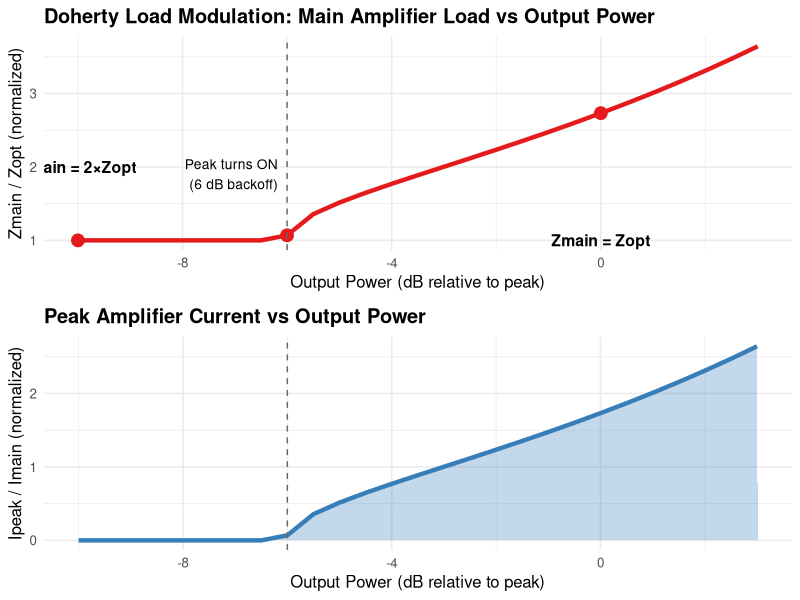
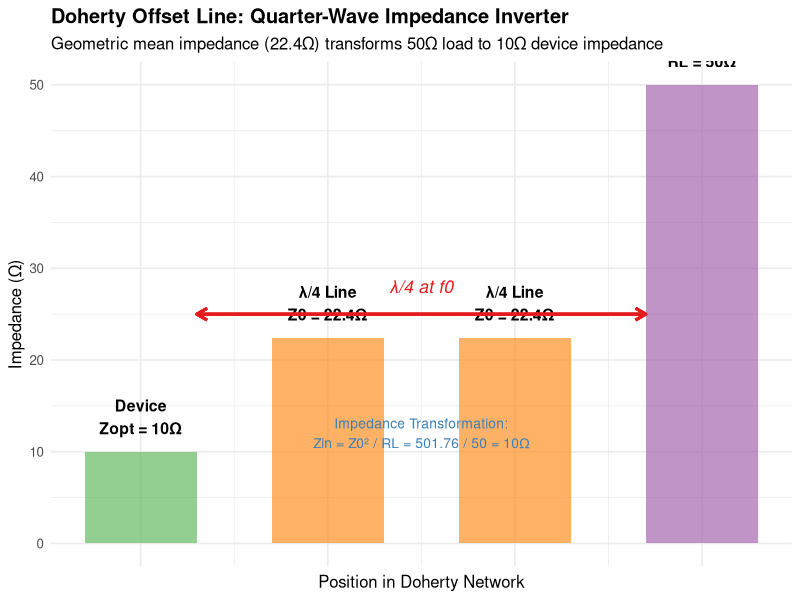
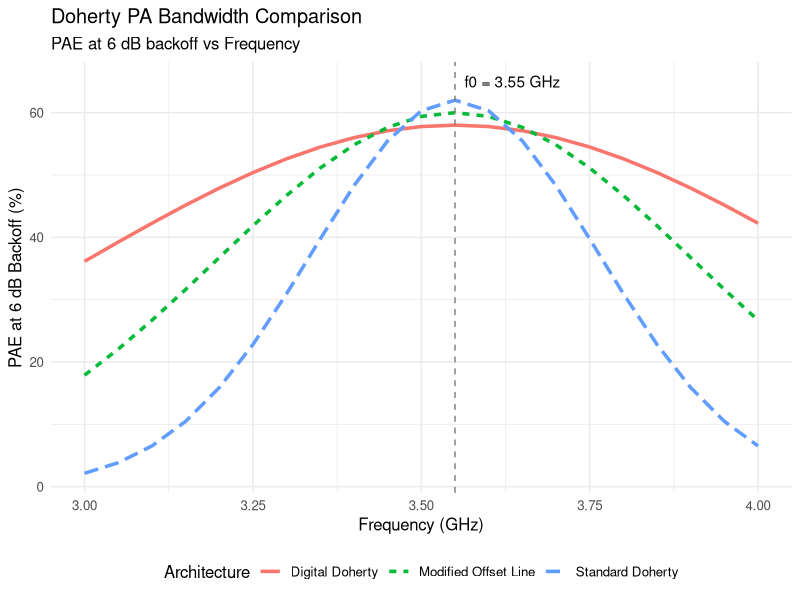
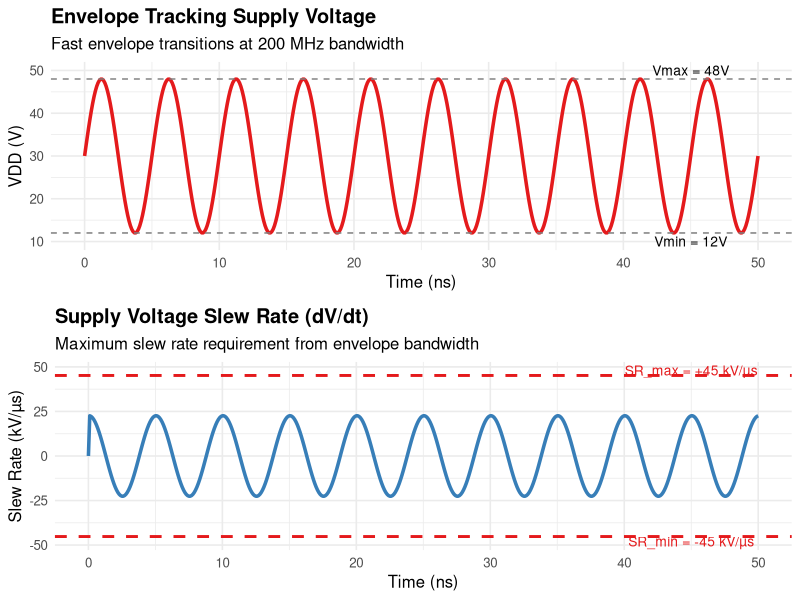
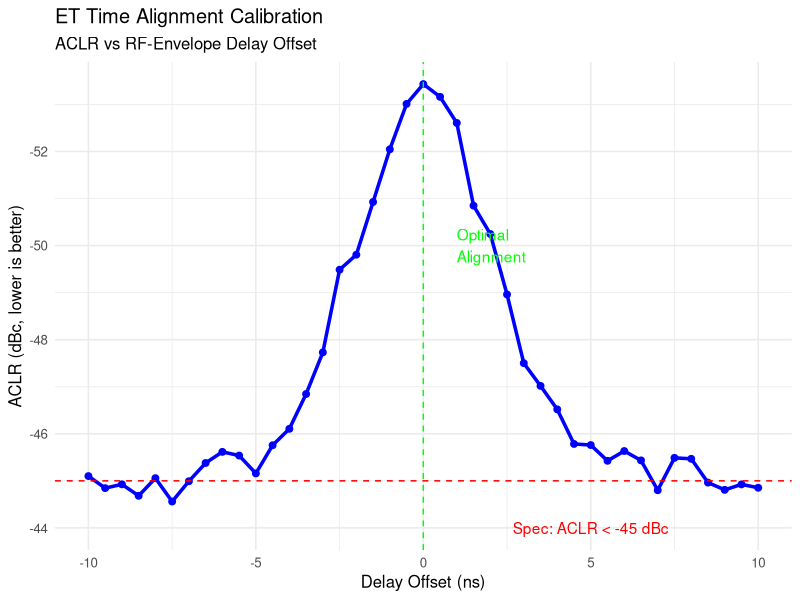
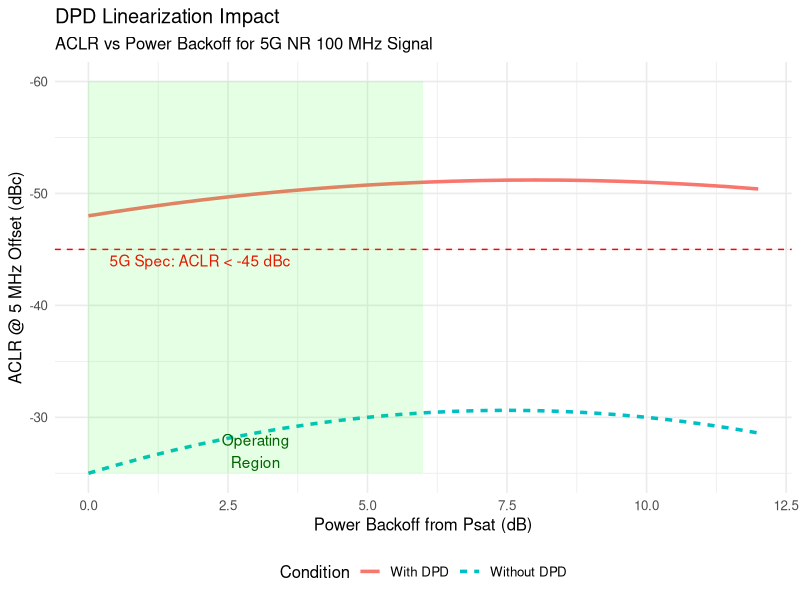

Reproduce these figures in R, in order.
## ---- chunk 1
knitr::opts_chunk$set(echo = TRUE, message = FALSE, warning = FALSE, fig.width = 10, fig.height = 6)
library(ggplot2)
library(dplyr)
library(knitr)
library(gridExtra)
## ---- chunk 2
# Visualize load modulation
library(ggplot2)
library(gridExtra)

# Calculate load impedance vs power
Pout_dB <- seq(-10, 3, 0.5)  # dB relative to peak
Pout_linear <- 10^(Pout_dB/10)  # Linear scale

# Main current (constant when saturated)
Imain <- 1.0  # Normalized

# Peak current (turns on at -6dB)
Ipeak <- ifelse(Pout_dB < -6, 0, 
                sqrt(pmax(0, 4*Pout_linear - Imain^2)))

# Load impedance (normalized to Zopt)
Zmain_norm <- 1 + Ipeak/Imain

load_mod_data <- data.frame(
  Pout_dB = Pout_dB,
  Zmain_norm = Zmain_norm,
  Ipeak_norm = Ipeak,
  Region = ifelse(Pout_dB < -6, "Main Only", "Main + Peak")
)

p1 <- ggplot(load_mod_data, aes(x = Pout_dB, y = Zmain_norm)) +
  geom_line(linewidth = 1.5, color = "#E41A1C") +
  geom_point(data = subset(load_mod_data, Pout_dB %in% c(-10, -6, 0)), 
             size = 4, color = "#E41A1C") +
  geom_vline(xintercept = -6, linetype = "dashed", color = "gray40") +
  annotate("text", x = -6, y = 1.9, label = "Peak turns ON\n(6 dB backoff)", 
           hjust = 1.1, size = 3.5) +
  annotate("text", x = -10, y = 2.0, label = "Zmain = 2×Zopt", 
           hjust = 0.5, size = 4, fontface = "bold") +
  annotate("text", x = 0, y = 1.0, label = "Zmain = Zopt", 
           hjust = 0.5, size = 4, fontface = "bold") +
  labs(title = "Doherty Load Modulation: Main Amplifier Load vs Output Power",
       x = "Output Power (dB relative to peak)",
       y = "Zmain / Zopt (normalized)") +
  theme_minimal(base_size = 12) +
  theme(plot.title = element_text(face = "bold"))

p2 <- ggplot(load_mod_data, aes(x = Pout_dB, y = Ipeak_norm)) +
  geom_area(alpha = 0.3, fill = "#377EB8") +
  geom_line(linewidth = 1.5, color = "#377EB8") +
  geom_vline(xintercept = -6, linetype = "dashed", color = "gray40") +
  labs(title = "Peak Amplifier Current vs Output Power",
       x = "Output Power (dB relative to peak)",
       y = "Ipeak / Imain (normalized)") +
  theme_minimal(base_size = 12) +
  theme(plot.title = element_text(face = "bold"))

grid.arrange(p1, p2, ncol = 1)
## ---- chunk 3
# Visualize impedance transformation
library(ggplot2)

# Create simplified schematic representation
df_impedance <- data.frame(
  x = c(0, 1, 2, 3),
  impedance = c(10, 22.4, 22.4, 50),
  label = c("Device\nZopt = 10Ω", "λ/4 Line\nZ0 = 22.4Ω", "λ/4 Line\nZ0 = 22.4Ω", "Load\nRL = 50Ω"),
  region = c("Device", "Transmission Line", "Transmission Line", "Load")
)

ggplot(df_impedance, aes(x = x, y = impedance)) +
  geom_rect(aes(xmin = x - 0.3, xmax = x + 0.3, 
                ymin = 0, ymax = impedance, fill = region),
            alpha = 0.6) +
  geom_text(aes(label = label), vjust = -0.5, size = 4, fontface = "bold") +
  geom_segment(aes(x = 0.3, xend = 2.7, y = 25, yend = 25),
               arrow = arrow(length = unit(0.3, "cm"), ends = "both"),
               linewidth = 1, color = "#E41A1C") +
  annotate("text", x = 1.5, y = 28, label = "λ/4 at f0", size = 4.5, 
           fontface = "italic", color = "#E41A1C") +
  annotate("text", x = 1.5, y = 12, 
           label = "Impedance Transformation:\nZin = Z0² / RL = 501.76 / 50 = 10Ω",
           size = 3.5, color = "#377EB8") +
  scale_fill_manual(values = c("Device" = "#4DAF4A", 
                                "Transmission Line" = "#FF7F00", 
                                "Load" = "#984EA3")) +
  labs(title = "Doherty Offset Line: Quarter-Wave Impedance Inverter",
       subtitle = "Geometric mean impedance (22.4Ω) transforms 50Ω load to 10Ω device impedance",
       x = "Position in Doherty Network",
       y = "Impedance (Ω)") +
  theme_minimal(base_size = 12) +
  theme(legend.position = "none",
        plot.title = element_text(face = "bold"),
        axis.text.x = element_blank())
## ---- chunk 4
# Doherty asymmetry impact
asymmetry_data <- data.frame(
  Ratio = c("1:1", "2:1", "3:1", "4:1"),
  Backoff_dB = c(6.0, 4.8, 4.3, 4.0),
  Peak_PAE = c(65, 66, 65, 63),
  Backoff_PAE = c(50, 52, 51, 48),
  Complexity = c(1.0, 1.3, 1.6, 2.0),
  Bandwidth = c(100, 85, 75, 70)
)

kable(asymmetry_data, 
      caption = "Table 5.1: Doherty Asymmetry Trade-offs",
      col.names = c("Main:Peak Ratio", "Backoff (dB)", "Peak PAE (%)", 
                    "Backoff PAE (%)", "Complexity (rel.)", "Bandwidth (% rel.)"))
## ---- chunk 5
# Simulated Doherty bandwidth
freq <- seq(3.0, 4.0, 0.05)
f0 <- 3.55

# Standard Doherty
pae_standard <- 62 * exp(-((freq - f0) / 0.3)^2)

# Extended Doherty
pae_extended <- 60 * exp(-((freq - f0) / 0.5)^2)

# Wideband Doherty
pae_wideband <- 58 * exp(-((freq - f0) / 0.8)^2)

bw_data <- data.frame(
  Frequency_GHz = rep(freq, 3),
  PAE = c(pae_standard, pae_extended, pae_wideband),
  Architecture = rep(c("Standard Doherty", "Modified Offset Line", "Digital Doherty"), each = length(freq))
)

ggplot(bw_data, aes(x = Frequency_GHz, y = PAE, color = Architecture, linetype = Architecture)) +
  geom_line(linewidth = 1.2) +
  geom_vline(xintercept = f0, linetype = "dashed", color = "gray50") +
  annotate("text", x = f0, y = 65, label = "f0 = 3.55 GHz", hjust = -0.1) +
  labs(title = "Doherty PA Bandwidth Comparison",
       subtitle = "PAE at 6 dB backoff vs Frequency",
       x = "Frequency (GHz)",
       y = "PAE at 6 dB Backoff (%)") +
  theme_minimal(base_size = 12) +
  theme(legend.position = "bottom")
## ---- chunk 6
# Visualize envelope signal and slew rate
time_ns <- seq(0, 50, 0.1)  # 50 ns window
freq_env <- 200e6  # 200 MHz envelope frequency

# Envelope signal (example: fast transition)
env_signal <- 12 + 36 * (0.5 + 0.5*sin(2*pi*freq_env*time_ns*1e-9))

# Derivative (slew rate)
dt <- diff(time_ns)[1] * 1e-9  # time step in seconds
slew_rate <- c(0, diff(env_signal) / dt) / 1e9  # Convert to kV/µs

et_data <- data.frame(
  time_ns = time_ns,
  Vdd = env_signal,
  slew_rate_kV_us = slew_rate
)

p1 <- ggplot(et_data, aes(x = time_ns, y = Vdd)) +
  geom_line(linewidth = 1.2, color = "#E41A1C") +
  geom_hline(yintercept = c(12, 48), linetype = "dashed", color = "gray50") +
  annotate("text", x = 45, y = 50, label = "Vmax = 48V", size = 3.5) +
  annotate("text", x = 45, y = 10, label = "Vmin = 12V", size = 3.5) +
  labs(title = "Envelope Tracking Supply Voltage",
       subtitle = "Fast envelope transitions at 200 MHz bandwidth",
       x = "Time (ns)",
       y = "VDD (V)") +
  theme_minimal(base_size = 12) +
  theme(plot.title = element_text(face = "bold"))

p2 <- ggplot(et_data, aes(x = time_ns, y = slew_rate_kV_us)) +
  geom_line(linewidth = 1.2, color = "#377EB8") +
  geom_hline(yintercept = c(-45.2, 45.2), linetype = "dashed", color = "#E41A1C", linewidth = 1) +
  annotate("text", x = 45, y = 48, label = "SR_max = +45 kV/µs", 
           size = 3.5, color = "#E41A1C") +
  annotate("text", x = 45, y = -48, label = "SR_min = -45 kV/µs", 
           size = 3.5, color = "#E41A1C") +
  labs(title = "Supply Voltage Slew Rate (dV/dt)",
       subtitle = "Maximum slew rate requirement from envelope bandwidth",
       x = "Time (ns)",
       y = "Slew Rate (kV/µs)") +
  theme_minimal(base_size = 12) +
  theme(plot.title = element_text(face = "bold"))

grid.arrange(p1, p2, ncol = 1)
## ---- chunk 7
# ET alignment sweep
delay_ns <- seq(-10, 10, 0.5)
aclr_dBc <- -45 - 8 * exp(-((delay_ns - 0) / 3)^2) + runif(length(delay_ns), -0.5, 0.5)

alignment_data <- data.frame(
  Delay_ns = delay_ns,
  ACLR_dBc = aclr_dBc
)

ggplot(alignment_data, aes(x = Delay_ns, y = ACLR_dBc)) +
  geom_line(color = "blue", linewidth = 1.2) +
  geom_point(size = 2, color = "blue") +
  geom_hline(yintercept = -45, linetype = "dashed", color = "red") +
  annotate("text", x = 5, y = -44, label = "Spec: ACLR < -45 dBc", color = "red") +
  geom_vline(xintercept = 0, linetype = "dashed", color = "green") +
  annotate("text", x = 1, y = -50, label = "Optimal\nAlignment", color = "green", hjust = 0) +
  labs(title = "ET Time Alignment Calibration",
       subtitle = "ACLR vs RF-Envelope Delay Offset",
       x = "Delay Offset (ns)",
       y = "ACLR (dBc, lower is better)") +
  scale_y_reverse() +
  theme_minimal(base_size = 12)
## ---- chunk 8
comparison <- data.frame(
  Parameter = c("Peak Efficiency", "6 dB Backoff Efficiency", "9 dB Backoff Efficiency",
                "Average Efficiency (8 dB PAPR)", "Bandwidth Capability", "Linearity",
                "Complexity", "Cost", "Reliability", "Market Maturity"),
  Doherty = c("65%", "50%", "35%", "40-45%", "10-20% (standard), 30% (extended)",
              "Good (with DPD)", "Medium", "Medium", "High (passive)", "Mature"),
  ET_Hybrid = c("68%", "55%", "45%", "48-53%", "40-60% (limited by modulator)",
                "Excellent (with alignment)", "High", "High", "Medium (active components)", "Growing"),
  ET_Switched = c("65%", "58%", "50%", "52-57%", "20-30% (converter BW limit)",
                  "Good (requires careful design)", "Very High", "High", "Medium", "Emerging")
)

kable(comparison,
      caption = "Table 5.2: Doherty vs Envelope Tracking Comparison",
      col.names = c("Parameter", "Doherty PA", "ET (Hybrid Modulator)", "ET (Switched Modulator)"))
## ---- chunk 9
# DPD performance comparison
power_backoff <- seq(0, 12, 0.5)

# ACLR without DPD
aclr_no_dpd <- -25 - 1.5 * power_backoff + 0.1 * power_backoff^2

# ACLR with DPD
aclr_with_dpd <- -48 - 0.8 * power_backoff + 0.05 * power_backoff^2

dpd_perf <- data.frame(
  Backoff_dB = rep(power_backoff, 2),
  ACLR_dBc = c(aclr_no_dpd, aclr_with_dpd),
  Condition = rep(c("Without DPD", "With DPD"), each = length(power_backoff))
)

ggplot(dpd_perf, aes(x = Backoff_dB, y = ACLR_dBc, color = Condition, linetype = Condition)) +
  geom_line(linewidth = 1.2) +
  geom_hline(yintercept = -45, linetype = "dashed", color = "red") +
  annotate("text", x = 2, y = -44, label = "5G Spec: ACLR < -45 dBc", color = "red") +
  annotate("rect", xmin = 0, xmax = 6, ymin = -60, ymax = -25, alpha = 0.1, fill = "green") +
  annotate("text", x = 3, y = -27, label = "Operating\nRegion", color = "darkgreen") +
  labs(title = "DPD Linearization Impact",
       subtitle = "ACLR vs Power Backoff for 5G NR 100 MHz Signal",
       x = "Power Backoff from Psat (dB)",
       y = "ACLR @ 5 MHz Offset (dBc)") +
  scale_y_reverse() +
  theme_minimal(base_size = 12) +
  theme(legend.position = "bottom")
## ---- chunk 10
tech_comp <- data.frame(
  Parameter = c("Max Frequency", "Power Density", "Efficiency", "Voltage", 
                "Thermal Conduct.", "Cost", "Maturity", "Key Application"),
  GaN_SiC = c("50 GHz", "10 W/mm", "65-75%", "50-100V", "370 W/mK", 
              "High", "Mature", "5G macro BS"),
  GaAs = c("100 GHz", "1-2 W/mm", "45-60%", "5-12V", "46 W/mK", 
           "Medium", "Very Mature", "Handsets, mmWave"),
  Si_LDMOS = c("3.8 GHz", "2-4 W/mm", "55-65%", "28-50V", "150 W/mK", 
               "Low", "Very Mature", "Low-cost BS"),
  GaN_Si = c("10 GHz", "4-6 W/mm", "60-70%", "50-80V", "150 W/mK", 
             "Medium-Low", "Emerging", "Small cell")
)

kable(tech_comp,
      caption = "Table 5.3: RF Power Amplifier Technology Comparison (2026)",
      col.names = c("Parameter", "GaN-on-SiC", "GaAs", "Si LDMOS", "GaN-on-Si"))
